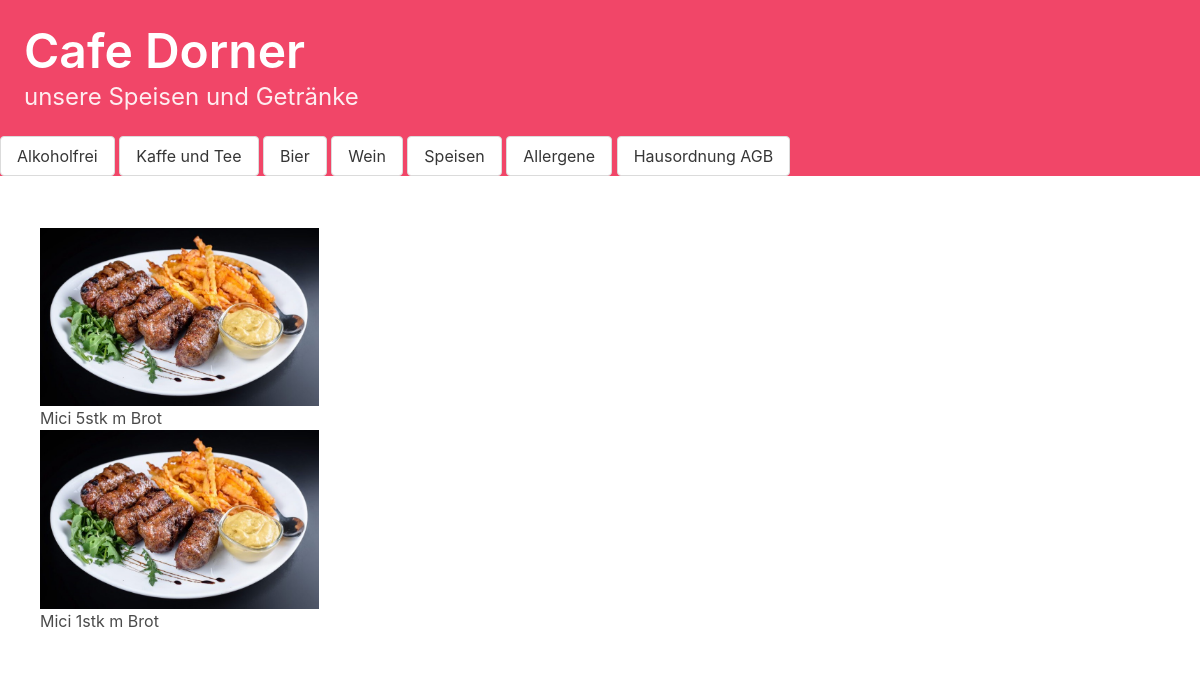
/speisen/, run on an earlier commit of the app's database.
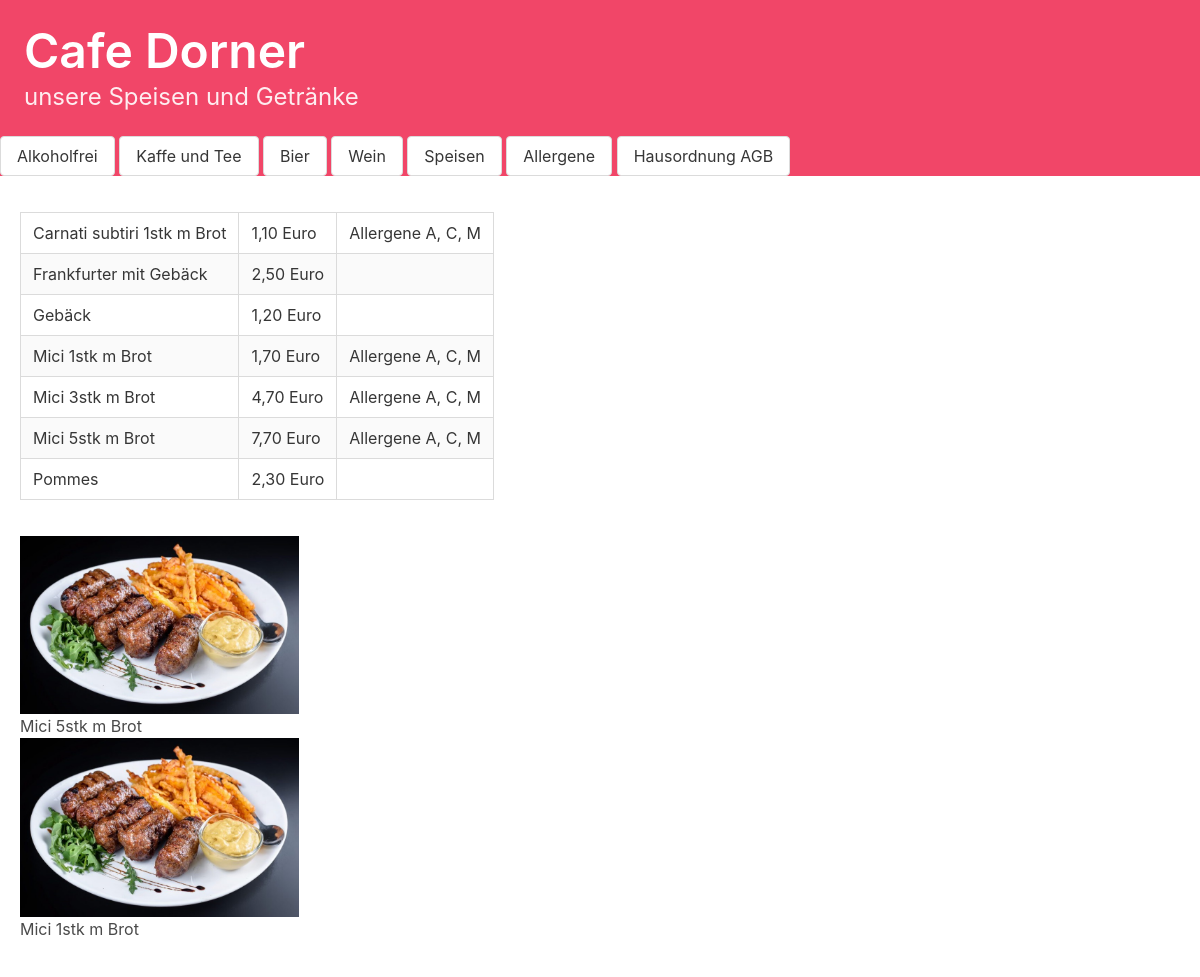
And on a later commit of the database.
### menue/models.py (models this page shows, shortened)
class Book(models.Model):
    Name = models.CharField(max_length=100)
    Kategorie = models.CharField(max_length=100)
    Verkaufspreis = models.CharField(max_length=100)
    Allergene = models.CharField(max_length=100)

### menue/views.py (the view)
# urls.py: path("speisen/", views.menue_speisen.as_view(), name="speisen"),
class menue_speisen(ListView):
    model = Book
    template_name = "speisen.html"
    def get_queryset(self):
        return Book.objects.filter(Kategorie="Speisen")

### templates/speisen.html
{% extends "base.html" %}
{% block content %}
    {% load static %}
    <div class="row">
      <div class="column " >
          <table class="table is-bordered is-striped ">
                {% for item in object_list %}
                <tr>
                    <td>{{ item.Name }} </td>
                    <td>{{ item.Verkaufspreis |slice:"-1" }} Euro</td>
                    <td>{{ item.Allergene  }}</td>
                </tr>
                {% endfor %}
           </table>
      </div>
      <div class="column">
          <figure class="image" >
              <img src="{% static 'MICI.jpg' %}" alt="My image" style="width:35%;">
              <figcaption>Mici 5stk m Brot</figcaption>
              <img src="{% static 'MICI.jpg' %}" alt="My image" style="width:35%;">
              <figcaption>Mici 1stk m Brot</figcaption>
        </figure>
      </div>
    </div>
{% endblock %}

What changed in the data, as far as the page shows it:
added Book: Name "Carnati subtiri 1stk m Brot", Verkaufspreis "1,10", Allergene "Allergene A, C, M"
added Book: Name "Frankfurter mit Gebäck", Verkaufspreis "2,50"
added Book: Name "Gebäck", Verkaufspreis "1,20"
added Book: Name "Mici 1stk m Brot", Verkaufspreis "1,70", Allergene "Allergene A, C, M"
added Book: Name "Mici 3stk m Brot", Verkaufspreis "4,70", Allergene "Allergene A, C, M"
added Book: Name "Mici 5stk m Brot", Verkaufspreis "7,70", Allergene "Allergene A, C, M"
added Book: Name "Pommes", Verkaufspreis "2,30"
